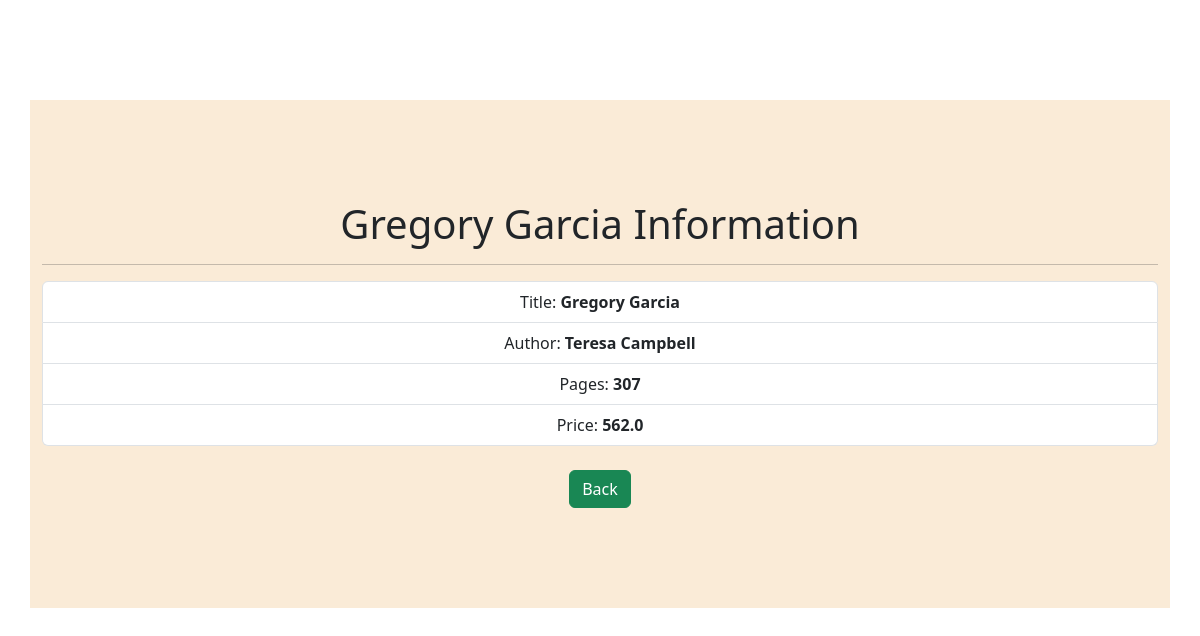
The app's page /app2/1 with its own data.
### myapp2/models.py (models this page shows, shortened)
class Book(models.Model):
    title = models.CharField(max_length=300)
    author = models.CharField(max_length=30)
    pages = models.IntegerField()
    price = models.FloatField()

### myapp2/views.py (the view)
# urls.py: path('<int:pk>', views.BookDetailsView.as_view(), name='detail'),
class BookDetailsView(DetailView):
    model = Book

### templates/myapp2/book_detail.html
<!DOCTYPE html>
{% extends "myapp2/base.html" %}
{% load static %}
{% block  child_block%}
    <div class="container container-custom" align = 'center'>
        <h1>{{book.title}} Information </h1> <hr>
        <ul class="list-group">
            <li class="list-group-item">Title: <strong>{{book.title}}</strong></li>
            <li class="list-group-item">Author: <strong>{{book.author}}</strong></li>
            <li class="list-group-item">Pages: <strong>{{book.pages}}</strong></li>
            <li class="list-group-item">Price: <strong>{{book.price}}</strong></li>
        </ul>
        <br>
        <a href = "{% url 'home' %}" class = "btn btn-success" > Back </a>
    </div>
{% endblock  %}

### static/css/custom1.css (style rules this page uses)
.container-custom { padding-top: 100px; background-color: antiquewhite; padding-bottom: 100px; margin-top: 100px; }

### records on screen
Book: title "Gregory Garcia", author "Teresa Campbell", pages "307", price "562.0"
